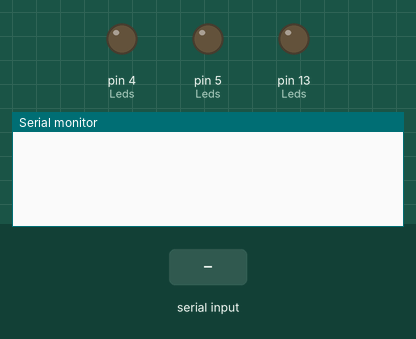
A sketch run on a simulated Arduino Uno, built with avr-gcc and run on an emulated ATmega328P. Shown: output pins drawn as LEDs (lit = HIGH), the last lines printed to the serial monitor. Inputs (shaded band) come from the test bench.

Above: at 1.2 s.
1.3 s: "a\n" received over the second serial link
At 2.3 s:
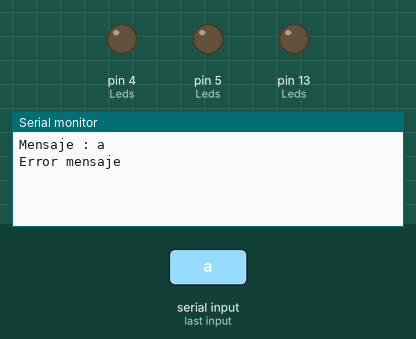
2.8 s: "e\n" received over the second serial link
At 3.4 s:
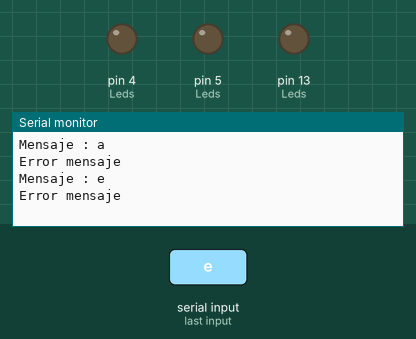
4.3 s: "i\n" received over the second serial link
At 5.7 s:
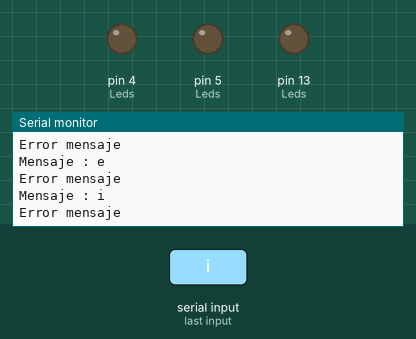

The sketch:

ControMultipleBluetooth.ino
```cpp
// Creado ChepeCarlos de ALSW
// Tutorial Completo en https://nocheprogramacion.com
// Canal Youtube https://youtube.com/alswnet?sub_confirmation=1

#include <SoftwareSerial.h>
SoftwareSerial BTSerial(2, 3);

#define Apagado 0
#define Encendido 1
#define Interminente 2

struct SuperLed {
  String Nombre;
  int Pin;
  int Estado;
  boolean Activo;
  float Tiempo;
};

SuperLed Leds[3] = {
  {"rojo", 5, Apagado, false, 0},
  {"azul", 4, Apagado, false, 0},
  {"verde", 13, Apagado, false, 0}
};
int CantidadLed = 3;

float IntervaloLed = 500;

void setup() {
  Serial.begin(9600);
  BTSerial.begin(9600);
  for (int i = 0; i < CantidadLed; i++) {
    pinMode(Leds[i].Pin, OUTPUT);
  }
}

void loop() {
  if (BTSerial.available()) {
    DecodificarSerial();
  }
  for (int i = 0; i < CantidadLed; i++) {
    ActualizarLed(Leds[i]);
  }

}

void ActualizarLed(SuperLed &Led) {
  switch (Led.Estado) {
    case Apagado:
      digitalWrite(Led.Pin, 0);
      break;
    case Encendido:
      digitalWrite(Led.Pin, 1);
      break;
    case Interminente:
      float TiempoActual = millis();
      if (TiempoActual - Led.Tiempo > IntervaloLed) {
        Led.Tiempo = TiempoActual;
        Led.Activo = !Led.Activo;
        if (Led.Activo) {
          digitalWrite(Led.Pin, 1);
        } else {
          digitalWrite(Led.Pin, 0);
        }
      }
      break;
  }
}


void DecodificarSerial() {
  // rojo/a \n
  // rojo es led
  // a mensaje [a|e|i](Apagado, Encendido, Interminente)
  String Mensaje = BTSerial.readStringUntil('\n');
  Serial.print("Mensaje : ");
  Serial.println(Mensaje);
  int PosicionPleca = Mensaje.indexOf('/');
  int PosicionSaltoLinea = Mensaje.length();

  String Dato = Mensaje.substring(0, PosicionPleca);
  String Valor = Mensaje.substring(PosicionPleca + 1, PosicionSaltoLinea);
  int EstadoActualLed = ObtenerEstadoLed(Valor);

  for (int i = 0; i < CantidadLed; i++) {
    if (Dato.equals(Leds[i].Nombre)) {
      Leds[i].Estado = EstadoActualLed;

      Serial.print("Led : ");
      Serial.print(Dato);
      Serial.print(" Estado : ");
      Serial.println(EstadoActualLed);
      return;
    }
  }
  Serial.println("Error mensaje");
}

int ObtenerEstadoLed(String Valor) {
  if (Valor.equals("a")) {
    return Apagado;
  } else if (Valor.equals("e")) {
    return Encendido;
  } else if (Valor.equals("i")) {
    return Interminente;
  }
  return -1;
}
```

Measured:
- after the input at 1.3 s, the serial monitor: prints a new line at once (image 1)
- after the input at 2.8 s, the serial monitor: prints a new line at once (image 2)
- after the input at 4.3 s, the serial monitor: prints a new line at once (image 3)
